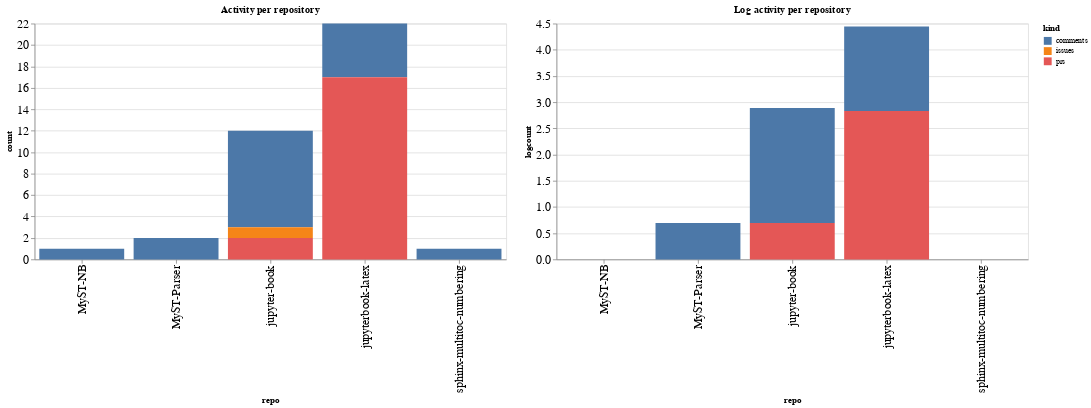

Notebook source saved alongside this figure:
### Code cell
ch1 = alt.Chart(repo_summaries, width=600, title="Activity per repository").mark_bar().encode(
    x='repo',
    y='count',
    color='kind',
    tooltip="kind"
)

ch2 = alt.Chart(repo_summaries, width=600, title="Log activity per repository").mark_bar().encode(
    x='repo',
    y='logcount',
    color='kind',
    tooltip="kind"
)

ch1 | ch2

### Figure 1 — Vega-Lite specification as saved in the notebook (floating-point values rounded to 4 significant figures)
{"config": {"axisLeft": {"labelFontSize": 15}, "axisBottom": {"labelFontSize": 15}}, "hconcat": [{"mark": "bar", "encoding": {"color": {"type": "nominal", "field": "kind"}, "tooltip": {"type": "nominal", "field": "kind"}, "x": {"type": "nominal", "field": "repo"}, "y": {"type": "quantitative", "field": "count"}}, "title": "Activity per repository", "width": 600}, {"mark": "bar", "encoding": {"color": {"type": "nominal", "field": "kind"}, "tooltip": {"type": "nominal", "field": "kind"}, "x": {"type": "nominal", "field": "repo"}, "y": {"type": "quantitative", "field": "logcount"}}, "title": "Log activity per repository", "width": 600}], "data": {"name": "data-1c6ca1a0a5bd48c882e1d2a0cb6ab38a"}, "$schema": "https://vega.github.io/schema/vega-lite/v4.8.1.json", "datasets": {"data-1c6ca1a0a5bd48c882e1d2a0cb6ab38a": [{"repo": "MyST-NB", "kind": "comments", "count": 1, "logcount": 0.0}, {"repo": "MyST-Parser", "kind": "comments", "count": 2, "logcount": 0.6931}, {"repo": "jupyter-book", "kind": "comments", "count": 9, "logcount": 2.197}, {"repo": "jupyter-book", "kind": "issues", "count": 1, "logcount": 0.0}, {"repo": "jupyter-book", "kind": "prs", "count": 2, "logcount": 0.6931}, {"repo": "jupyterbook-latex", "kind": "comments", "count": 5, "logcount": 1.609}, {"repo": "jupyterbook-latex", "kind": "prs", "count": 17, "logcount": 2.833}, {"repo": "sphinx-multitoc-numbering", "kind": "comments", "count": 1, "logcount": 0.0}]}}
